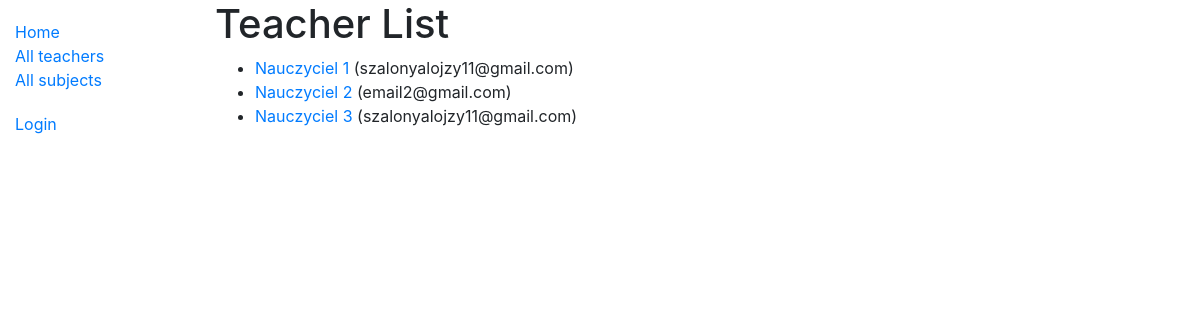
Page /catalog/teachers/ on the committed database.
### catalog/models.py (models this page shows, shortened)
class Teacher(models.Model):
    full_name = models.CharField(max_length=200)
    email = models.CharField(max_length=200)
    subject = models.ManyToManyField(Subject, help_text="Select a subject")
    language = models.ForeignKey('Language', on_delete=models.SET_NULL, null=True)
    class Meta:
        ordering = ['full_name', 'email']
    def display_subject(self):
        return ', '.join([subject.name for subject in self.subject.all()[:3]])
    display_subject.short_description = 'Subject'
    def get_absolute_url(self):
        return reverse('teacher-detail', args=[str(self.id)])

### catalog/views.py (the view)
# urls.py: path('teachers/', views.TeacherListView.as_view(), name='teachers'),
class TeacherListView(generic.ListView):
    model = Teacher
    paginate_by = 10

### catalog/templates/catalog/teacher_list.html
{% extends "base_generic.html" %}
{% block content %}
  <h1>Teacher List</h1>
  {% if teacher_list %}
  <ul>
    {% for teacher in teacher_list %}
      <li>
        <a href="{{ teacher.get_absolute_url }}">{{ teacher.full_name }}</a> ({{teacher.email}})
      </li>
    {% endfor %}
  </ul>
  {% else %}
    <p>There are no teachers in the school.</p>
  {% endif %}
{% endblock %}

### rows in the picture
Teacher: full_name "Nauczyciel 1", email "szalonyalojzy11@gmail.com"
Teacher: full_name "Nauczyciel 2", email "email2@gmail.com"
Teacher: full_name "Nauczyciel 3", email "szalonyalojzy11@gmail.com"
